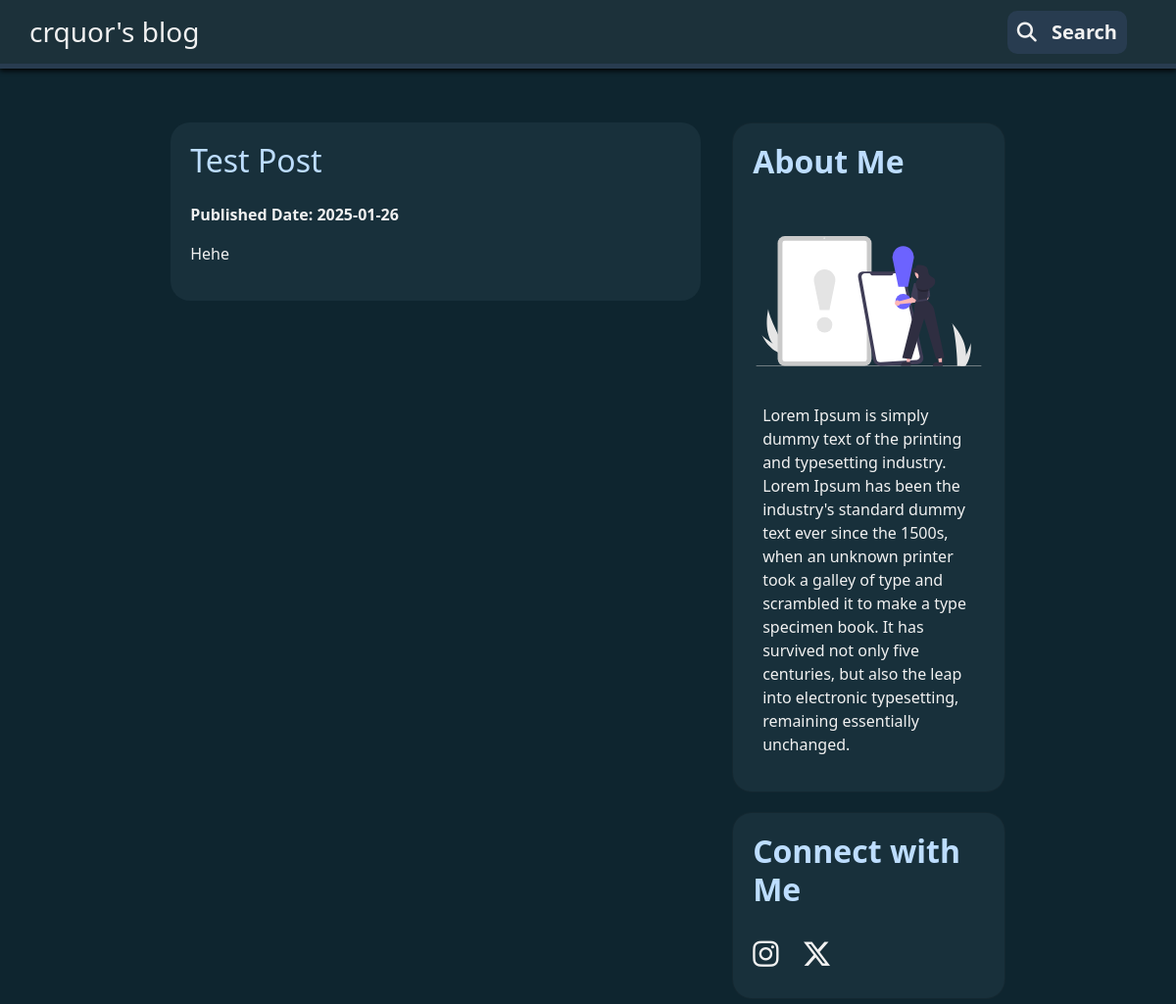
Page /crquor on the committed database.
### tables this page shows
CREATE TABLE blog (
    id INTEGER NOT NULL PRIMARY KEY AUTOINCREMENT,
    author_id INTEGER NOT NULL UNIQUE,
    author_username TEXT NOT NULL UNIQUE,
    title TEXT NOT NULL,
    about TEXT,
    igUrl TEXT,
    xURL TEXT,
    imageURL TEXT,
    FOREIGN KEY (author_id) REFERENCES users(id) ON DELETE CASCADE,
    FOREIGN KEY (author_username) REFERENCES users(username)
);

CREATE TABLE posts (
    id INTEGER PRIMARY KEY AUTOINCREMENT,
    title TEXT NOT NULL,
    content TEXT NOT NULL,
    author_id INTEGER NOT NULL,
    author_username TEXT NOT NULL,
    created_at TIMESTAMP DEFAULT CURRENT_TIMESTAMP,
    updated_at TIMESTAMP DEFAULT CURRENT_TIMESTAMP, post_description TEXT NOT NULL,
    FOREIGN KEY (author_id) REFERENCES users(id) ON DELETE CASCADE
    FOREIGN KEY (author_username) REFERENCES users(username)
);

### app.py (the view)
@app.route("/<author_username>")
def user_posts(author_username):
    try:
        with sqlite3.connect("app.db") as con:
            con.row_factory = sqlite3.Row
            cursor = con.cursor()
            user = cursor.execute(
                "SELECT id FROM users WHERE username = ?;", (author_username,)
            ).fetchone()
            if not user:
                return render_template("error.html", rtnvalue="User doesn't exist")
            posts = cursor.execute(
                "SELECT * FROM posts WHERE author_id = ? ORDER BY created_at DESC;", (user["id"],)
            ).fetchall()
            author = cursor.execute(
                "SELECT author_username,title, about, imageURL, igURL, xURL FROM blog WHERE author_username = ?;",
                (author_username,),
            ).fetchone()
            return render_template(
                "blog.html",
                username=author_username,
                posts=posts,
                author=author,
            )
    except sqlite3.Error as e:
        logging.error(f"sqlite3 Error: {e}")
        return render_template("error.html", rtnvalue="Something went wrong")

### templates/blog.html (shortened to what this page needs)
{% extends "layout.html" %}
{% block stylesheets %}
<link rel="stylesheet" href="/static/css/blogLayout.css">
{% endblock %}
{% block main %}
{% block navbar %}
{% include "blog-header.html" %}
{% endblock %}
<div class="container">
  <div class="row">
    <div class="leftcolumn">
      {% for post in posts %}
      <div class="post">
        <a href="/{{ author['author_username'] }}/posts/{{ post['id'] }}" class="post-title-link">
          <h2 class="post-title">{{ post["title"] }}</h2>
        </a>
        <br><br>
        <p><strong>Published Date: {{ post["created_at"][:10] }}</strong></p>
        <p>{{ post["post_description"] }}</p>
      </div>
      {% endfor %}
    </div>
    <div class="rightcolumn">
      <div class="card" id="about">
        <h2 class="card-title">About Me</h2>
        {% if author["imageURL"] %}
        <div class="about-image"><img src="/{{ author['imageURL'] }}"></div>
        {% endif %}
        <div class="about-p">
          <p>{% if author['about'] == None %}{% else %}{{ author['about']}}{% endif %}</p>
        </div>
      </div>
      <div class="card">
        <h2 class="card-title">Connect with Me</h2>
        <br>
        {% if author["igURL"] %}
        <a href="{{ author['igURL'] }}" class="social"><i class="fa-brands fa-instagram"></i></a>
        {% endif %}
        {% if author["xURL"] %}
        <a href="{{ author['xURL'] }}" class="social"><i class="fa-brands fa-x-twitter"></i></a>
        {% endif %}
      </div>
    </div>
  </div>
</div>
{% endblock %}

### templates/blog-header.html (shortened to what this page needs)
<div class="navbar">
    <nav class="blogNavbar">
        <h3>{{ author["title"] }}</h3>
        <div class="action"><button onclick="displayBlogSearch()"><i class="fa-solid fa-magnifying-glass"></i>
                Search</button>
        </div>
    </nav>
</div>

### static/css/style.css (style rules this page uses)
:root { --background-color: #0e252f; --box-background-color: #18303b; --text-withbg-color: #bdddff; --border-color: #405c63; --buttons-background-color: #283c50; --input-field-border-color: #2e4248; }
* { margin: 0; padding: 0; box-sizing: border-box; }
body { background-color: var(--background-color) !important; font-family: sans-serif; color: #f1f1f1 !important; margin-top: 0 !important; }

### static/css/blogLayout.css (style rules this page uses)
.container { margin-top: 100px; }
.navbar { margin: 0; top: 0; left: 0; z-index: 1000; width: 100%; display: flex; justify-content: center; align-items: center; background-color: #1c313a; overflow: hidden; border-bottom: 5px solid var(--buttons-background-color); box-shadow: 0 2px 5px rgba(0, 0, 0, 0.6); height: 70px; position: fixed; }
.blogNavbar { display: flex; justify-content: space-between; align-items: center; width: 100%; padding: 8px 50px 8px 30px; background-color: #1c313a; height: 100%; }
.blogNavbar h3 { margin: 0; }
.action button { border: none; background-color: var(--buttons-background-color); border-radius: 10px; font-size: 20px; cursor: pointer; color: #f1f1f1; padding: 7px 10px 7px 10px; transition: all 0.5s ease-in-out; font-weight: bolder; }
.action button i { padding-right: 10px; }
.row { margin-top: 50px; display: flex; justify-content: center; padding: 5px; }
.leftcolumn { float: left; width: 50%; }
.rightcolumn { float: left; width: 27.5%; padding-left: 20px; }
.card { position: sticky; }
.card, .post { background-color: var(--box-background-color); border-radius: 20px; padding: 20px; margin-top: 20px; color: #f1f1f1; overflow: hidden; display: block !important; }
.post-title-link { color: var(--text-withbg-color); text-decoration: none; padding-bottom: 5px; }
.post-title-link h2 { display: inline; }
.row:after { content: ""; display: table; clear: both; }
.card-title { color: var(--text-withbg-color); font-weight: bold; }
.about-image { display: flex; justify-content: center; align-items: center; }
.about-image img { margin-top: 40px; max-width: 100%; overflow: hidden; height: 150px; max-height: 180px; border-radius: 20px; object-fit: contain; transition: height 0.8s ease; }
#about p { margin-top: 30px; padding: 0px 10px 0px 10px; }
.card .social { text-decoration: none; margin-right: 20px; }
.card .social i { margin-bottom: 10px; font-size: 30px; color: #f1f1f1; transition: font-size 0.5s ease; }

### rows in the picture
blog: title "crquor's blog", about "Lorem Ipsum is simply dummy text of the printing and typesetting industry. Lorem Ipsum has been the industry's standard dummy text ever since the 1500s, when an unknown printer took a galley of type and scrambled it to make a type specimen book. It has survived not only five centuries, but also the leap into electronic typesetting, remaining essentially unchanged."
posts: title "Test Post", created_at "2025-01-26", post_description "Hehe"
